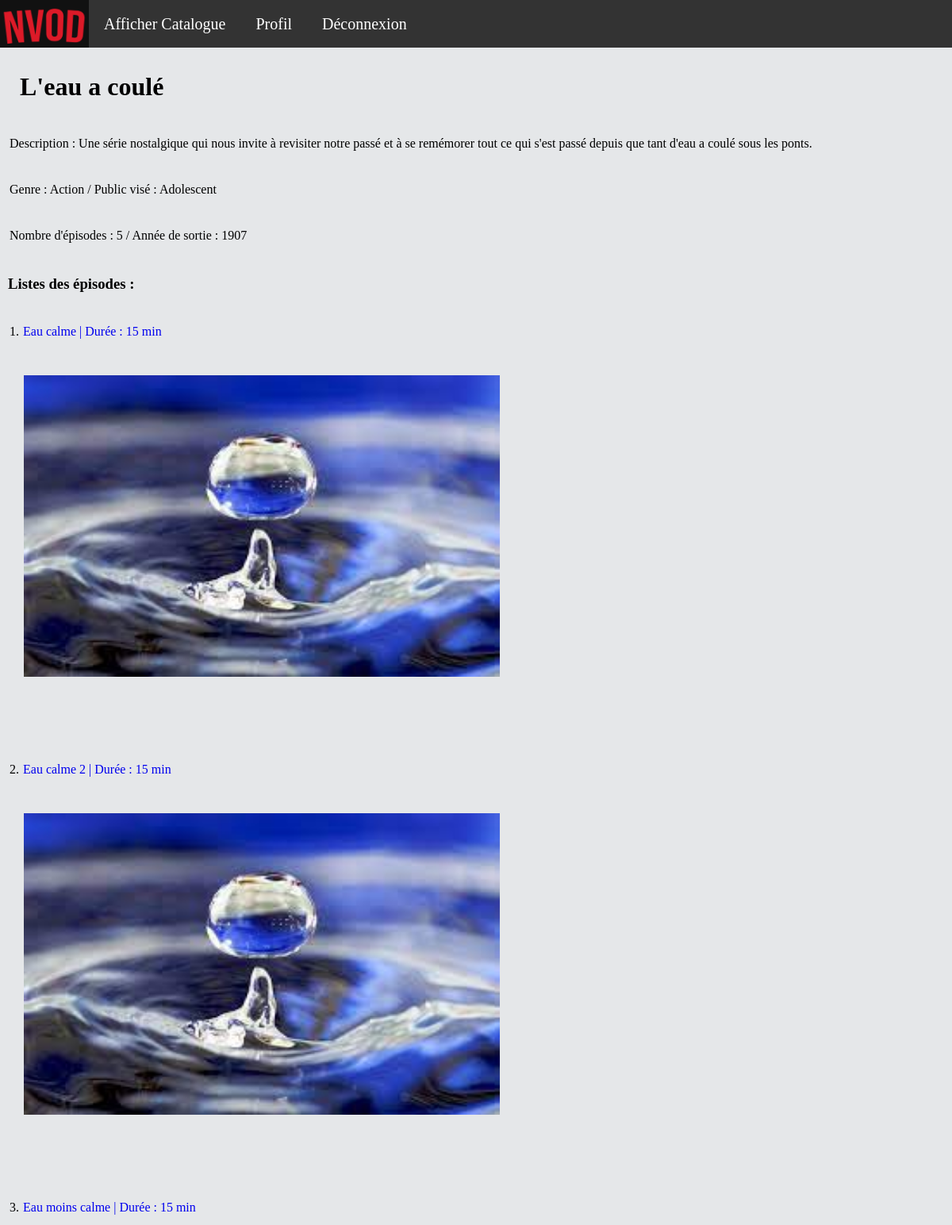
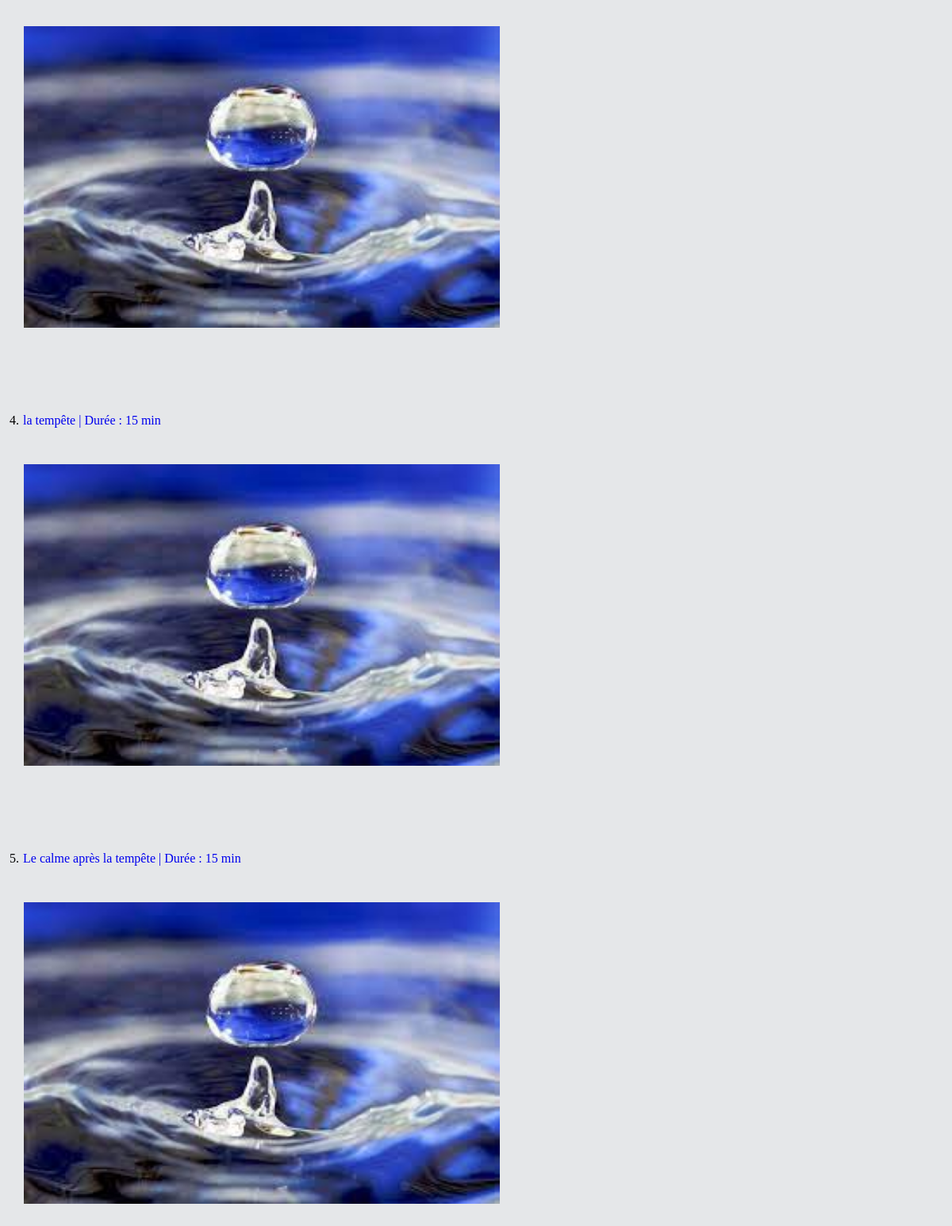
/?action=display-serie&id=2 (signed in), run on the app's committed database (2 pictures, top to bottom).
### tables this page shows
CREATE TABLE `serie` (
  `id` int(11) NOT NULL,
  `titre` varchar(128) NOT NULL,
  `descriptif` text NOT NULL,
  `img` varchar(256) NOT NULL,
  `genre` varchar(256) NOT NULL,
  `publicVise` varchar(256) NOT NULL,
  `annee` int(11) NOT NULL,
  `date_ajout` date NOT NULL
);

CREATE TABLE `episode` (
  `id` int(11) NOT NULL,
  `numero` int(11) NOT NULL DEFAULT 1,
  `titre` varchar(128) NOT NULL,
  `resume` text DEFAULT NULL,
  `duree` int(11) NOT NULL DEFAULT 0,
  `file` varchar(256) DEFAULT NULL,
  `serie_id` int(11) DEFAULT NULL,
  `image` varchar(50) NOT NULL
);

### index.php (called while the page is built, shortened)
<?php
$html = new Dispatcher();
$html->run();

### src/classes/video/Serie.php (called while the page is built, shortened)
<?php
class Serie
{
    public function __construct(string $titre, string $img, string $genre, string $publiqueVise, string $descriptif, string $sortie, string $dateAjout,int $id, array $listEpisode = [])
    {
        $this->titre = $titre;
        $this->genre = $genre;
        $this->publiqueVise = $publiqueVise;
        $this->descriptif = $descriptif;
        $this->sortie = $sortie;
    }
    public static function creerSerie(int $id): Serie
    {
        $bdd = ConnectionFactory::makeConnection();
        $req1 = $bdd->prepare("Select * from serie where id=:id");
        $req1->bindParam(":id", $id);
        $req1->execute();
        $d = $req1->fetch();
        $serie = new Serie($d['titre'],$d['img'], $d['genre'], $d['publicVise'], $d['descriptif'], $d['annee'],$d['date_ajout'], $d['id']);
        $req2 = $bdd->prepare("Select episode.id from serie inner join episode on serie.id = episode.serie_id where serie.id=:id");
        $req2->bindParam(":id", $id);
        $req2->execute();
        while ($d = $req2->fetch()) {
            $ep = Episode::chercherEpisode($d['id']);
            $serie->ajouterEpisode($ep);
        }
        return $serie;
    }
    public function __get(string $at): mixed
    {
        if (property_exists($this, $at)) {
            return $this->$at;
        } else {
            throw new \Exception("$at: invalid property");
        }
    }
}

### src/classes/video/Episode.php (called while the page is built, shortened)
<?php
class Episode
{
    public function __construct(string $titre, string $source, string $image, string $resume, int $numero, int $duree,int $serie)
    {
        $this->titre = $titre;
        $this->image = $image;
        $this->duree = $duree;
    }
    public static function chercherEpisode(int $id):Episode{
        $bdd = ConnectionFactory::makeConnection();
        $requete = $bdd->prepare("Select * from episode where id=:id");
        $requete->bindParam(":id",$id);
        $requete->execute();
        $d = $requete->fetch();
        return new Episode($d['titre'],"video/".$d['file'],$d['image'],$d['resume'],$d['numero'],$d['duree'],$d['serie_id']);
    }
    public static function chercherEpisodeTitre(string $titre):int {
        $bdd = ConnectionFactory::makeConnection();
        $requete = $bdd->prepare("Select id from episode where titre=?");
        $requete->bindParam(1,$titre);
        $requete->execute();
        $d = $requete->fetch();
        return $d['id'];
    }
    public function __get(string $at):mixed {
        if (property_exists($this, $at)) {
            return $this->$at;
        }else {
            throw new \Exception("$at: invalid property");
        }
    }
}

### src/classes/render/EpisodeRender.php (the view, shortened to what this page needs)
<?php
class EpisodeRender extends Render
{
    protected Episode $ep;
    public function __construct(Episode $ep){
        $this->ep = $ep;
    }
    public function render(int $selector=1): string
    {
        $html = "";
        if($selector===2){
            $html = "<a href='?action=display-episode&id=" . Episode::chercherEpisodeTitre($this->ep->titre) . "' id='lien'>{$this->ep->titre}    | Durée : {$this->ep->duree} min
                     <div class=zoom>
                    <div class=image>
                                <img id='test' src='Image/" . $this->ep->image . "' width='600' height='380'>
                    </div>
                    </div>
                    </a>
                     ";
        }
        return $html;
    }
}

### src/classes/render/SerieRender.php (shortened to what this page needs)
<?php
class SerieRender extends Render
{
    protected ?Serie $list=null;
    public function __construct(Serie $list){
        $this->list = $list;
    }
    public function render(int $selector): string
    {
        $html = "
            <div><h1>{$this->list->titre}</h1>".
            "<p>Description : {$this->list->descriptif}</p>".
            "<p>Genre : {$this->list->genre} /  Public visé : {$this->list->publiqueVise}</p>";
        $html.="<p>Nombre d'épisodes : {$this->list->nmbEpisode} / Année de sortie : {$this->list->sortie} </p>";
        $html .="<h3>Listes des épisodes : </h3>";
        $i = 1;
        foreach($this->list->listEpisode as $track){
            $episodeRender = new EpisodeRender($track);
            $html .= "<p>" .$i.". ".$episodeRender->render($selector)."</p>";
            $i++;
        }
        $html.="</div>";
        return $html;
    }
}

### css/style.css (style rules this page uses)
a { height: 20px; outline: none; text-decoration: none; padding: 2px 1px 0; }
h1 { padding-top: 10px; padding-left: 25px; padding-bottom: 10px; }
h3 { padding: 10px; }
p { padding: 12px; }
.image { width: 100%; height: 100%; padding-left: 30px; }
.zoom { width: 50%; height: 20%; }
.image img { -webkit-transition: all 1s ease; -moz-transition: all 1s ease; -ms-transition: all 1s ease; -o-transition: all 1s ease; transition: all 1s ease; }
body { background: #E5E7E9; margin: 0px; }

### data on the page
serie: titre "L'eau a coulé", descriptif "Une série nostalgique qui nous invite à revisiter notre passé et à se remémorer tout ce qui s'est passé depuis que tant d'eau a coulé sous les ponts.", genre "Action", publicVise "Adolescent", annee "1907"
episode: titre "Eau calme", duree "15", image (picture)
episode: titre "Eau calme 2", duree "15", image (picture)
episode: titre "Eau moins calme", duree "15", image (picture)
episode: titre "la tempête", duree "15", image (picture)
episode: titre "Le calme après la tempête", duree "15", image (picture)

### other printed values
$this->list->nmbEpisode "5"
